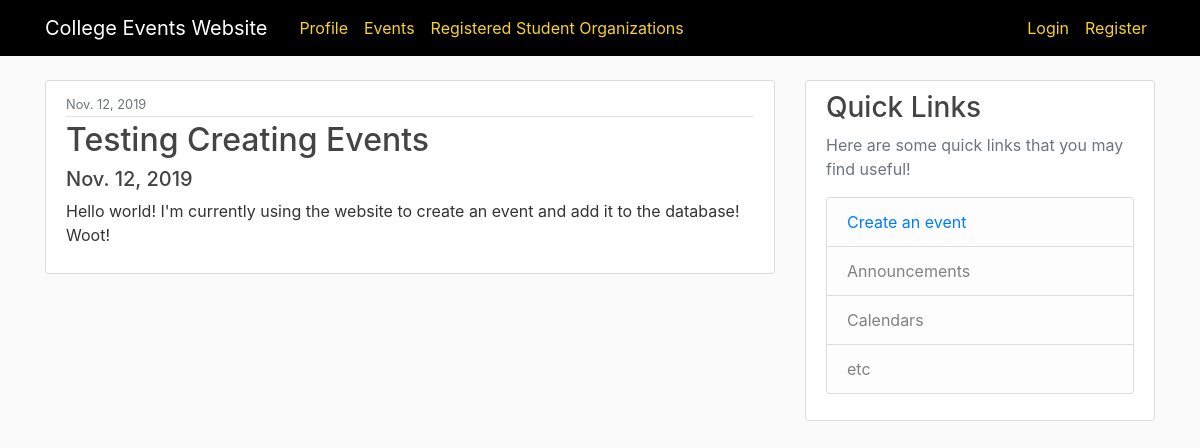
The app's page /events/event/3/, older data.
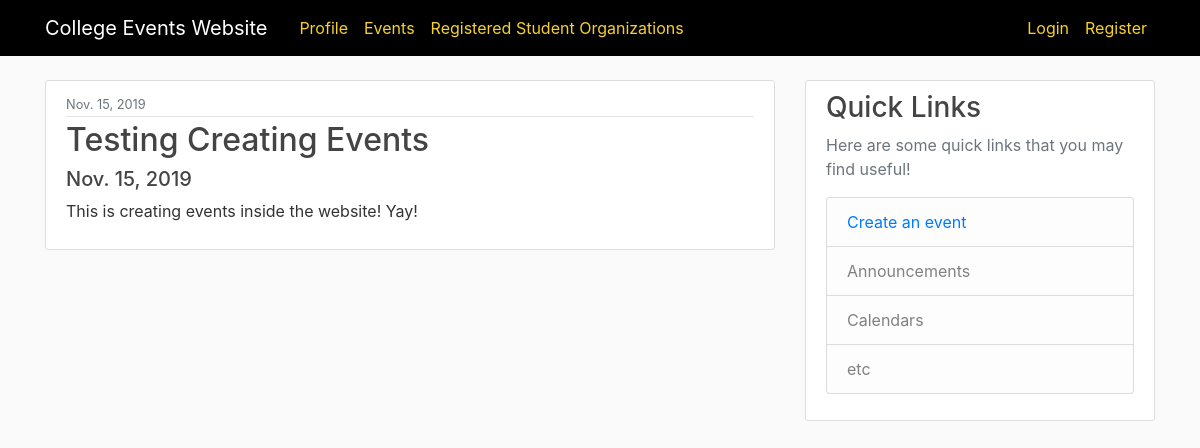
The same page, newer data.
### Events/models.py (models this page shows, shortened)
class Event(models.Model):
  id = models.AutoField(primary_key=True)
  name = models.CharField(max_length = MAX_LENGTH_EVENT_NAME)
  description = models.TextField()
  date = models.DateField(default=DEFAULT_DATE)
  startTime = models.TimeField(default=DEFAULT_START_TIME)
  endTime = models.TimeField(default=DEFAULT_END_TIME)
  user = models.ForeignKey(User, on_delete=models.CASCADE, default=defaultUser, null=True, blank=True)

### Events/views.py (the view)
class EventDetailView(DetailView):
  model = Event
  template_name = 'events/event_detail.html'
  def get_context_data(self, **kwargs):
    context = super().get_context_data(**kwargs)
    return context

### Events/templates/Events/event_detail.html
{% extends "Home/base.html" %}
{% block content %}
  <article class="media content-section">
    <div class="media-body">
      <div class="article-metadata">
        <small class="text-muted">{{ object.date }}</small>
      </div>
      <h2 class="article-title">{{ object.name }}</h2>
      <h5 class="article-heading">{{ object.date }}</h5>
      <p class="article-content">{{ object.description }}</p>
    </div>
  </article>
{% endblock content %}

Row changes from the older to the newer data that the page shows:
changed Event "Testing Creating Events": date "Nov. 12, 2019" → "Nov. 15, 2019"; description "Hello world! I'm currently using the website to create an event and add it to the database! Woot!" → "This is creating events inside the website! Yay!"
